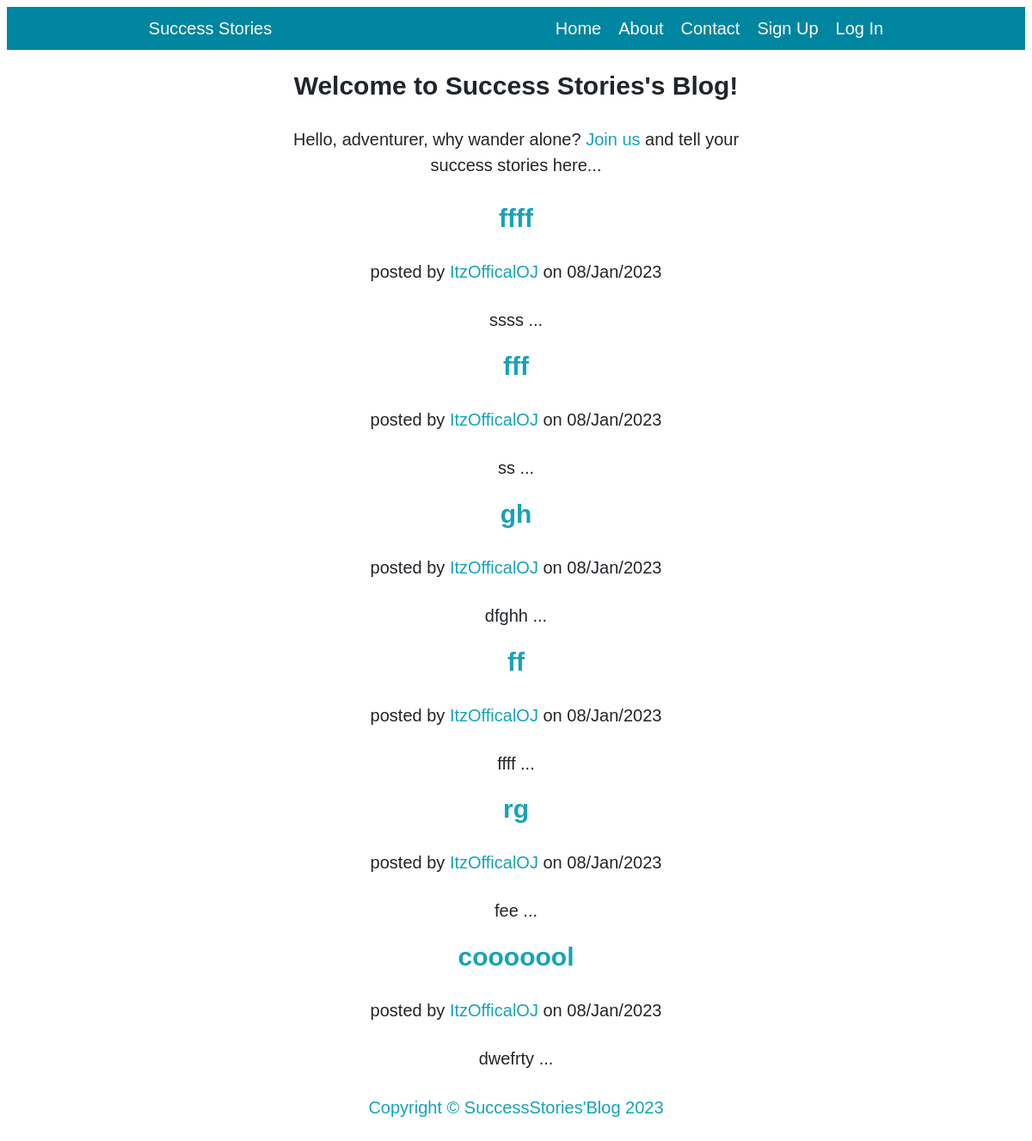
The page / on the database its author committed.
### app.py (models this page shows, shortened)
class Post(db.Model):
    __tablename__ = "posts"
    id = db.Column(db.Integer, primary_key=True)
    title = db.Column(db.String(80), nullable=False)
    content = db.Column(db.String, nullable=False)
    created_on = db.Column(db.DateTime, default=datetime.now())
    user_id = db.Column(db.Integer, db.ForeignKey("users.id"), unique=False, nullable=False)
    author = db.Column(db.String, nullable=False)
    created_by = db.relationship("User", back_populates="post_by")

### app.py (the view)
@app.route('/')
def index():
    post = Post.query.filter_by().all()
    context = {
        "posts":post
    }
    return render_template('index.html', **context)

### templates/index.html
{% extends 'layout.html' %} {% block content %}
{% if current_user.is_authenticated %}
<h2>Welcome to Success Stories's Blog, {{current_user.username}}!</h2>
<p><a href="{{url_for('contribute')}}" class="button">Contribute</a></p>
{% else %}
<h2>Welcome  to Success Stories's Blog! </h2>
<p>Hello, adventurer, why wander alone? <a href="{{url_for('login')}}">Join us</a> and tell your success stories here...</p>
{% endif %}
{% for post in posts%}
<div class="post-preview">
  <a href="/post/{{post.id}}/">
    <h2 class="post-tilte">
      {{post.title}}
    </h2>
  </a>
  <p class="post-meta"> posted by
    <a href="#">{{post.author}}</a> on {{post.created_on.strftime('%d/%b/%Y')}}</p>
    {{ post.content[0:300] }} ...
</div>
{% endfor %}
{% endblock content %}

### templates/layout.html (shortened to what this page needs)
<!DOCTYPE html>
<html lang="en">
  <head>
    <link
      rel="stylesheet"
      href="{{url_for('static',filename= 'css/clean-blog.css')}}"
    />
  </head>
  <body>
    <header>
      <div class="Blog_tittle">
        <a href="{{url_for('index')}}">Success Stories</a>
      </div>
      <div class="navs">
        {% if current_user.is_authenticated %}
        <a href="{{url_for('index')}}">Home</a>
        <a href="{{url_for('about')}}">About</a>
        <a href="{{url_for('contribute')}}">Contribute</a>
        <a href="{{url_for('contact')}}">Contact</a>
        <a href="{{url_for('logout')}}">Log Out</a>
        {% else %}
        <a href="{{url_for('index')}}">Home</a>
        <a href="{{url_for('about')}}">About</a>
        <a href="{{url_for('contact')}}">Contact</a>
        <a href="{{url_for('register')}}">Sign Up</a>
        <a href="{{url_for('login')}}">Log In</a>
        {% endif %}
      </div>
    </header>
    <main class="container">{% block content %}{% endblock content %}</main>
      <p class="footer">
        <a href="#"
          >Copyright © SuccessStories'Blog <script>document.write(new Date().getFullYear());</script> </a>
      </p>
  </body>
</html>

### static/css/clean-blog.css (style rules this page uses)
* { font-family: Arial, Helvetica, sans-serif; box-sizing: border-box; }
body { font-size:20px; color:#212529; text-align: center; font-family:Lora,'Times New Roman',serif, }
header { display: flex; flex-flow: row wrap; justify-content: space-between; margin-bottom: 20px; background-color: #0085a1; min-height: 50px; max-height: auto; }
header > * { flex: 1 1 auto; }
header a { margin: 10px; color: floralwhite; text-decoration: none; white-space: nowrap; }
a { text-decoration: none; color: #17a2b8; }
.navs, .Blog_tittle { display: flex; flex-wrap: wrap; align-content: center; justify-content: center; }
.container { width: 50%; margin: auto; }
p { line-height:1.5;margin:30px 0 }

### rows shown on the page
Post: title "ffff", author "ItzOfficalOJ", created_on "08/Jan/2023", content "ssss"
Post: title "fff", author "ItzOfficalOJ", created_on "08/Jan/2023", content "ss"
Post: title "gh", author "ItzOfficalOJ", created_on "08/Jan/2023", content "dfghh"
Post: title "ff", author "ItzOfficalOJ", created_on "08/Jan/2023", content "ffff"
Post: title "rg", author "ItzOfficalOJ", created_on "08/Jan/2023", content "fee"
Post: title "cooooool", author "ItzOfficalOJ", created_on "08/Jan/2023", content "dwefrty"
